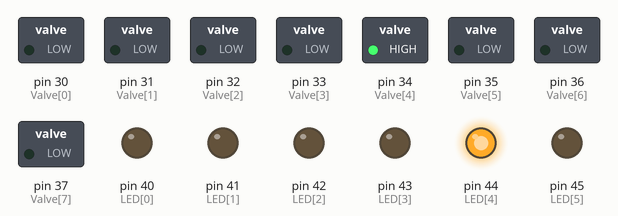
This sketch was run on a simulated Arduino Mega 2560, built with avr-gcc and run on an emulated ATmega2560. Shown: switched loads named in the sketch (green lamp = pin HIGH), output pins drawn as LEDs (lit = HIGH).

Above: at 0.1 s.
Timing chart, 0 to 1.6 s (numbered marks = the images above):
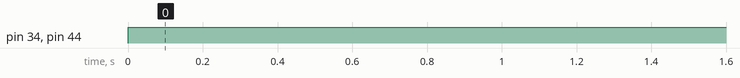

Measured:
- by itself, pin 34 (Valve[4]), pin 44 (LED[4]): LOW → HIGH at 0.00 s

The sketch:

OpenValves.ino
```cpp
int Valve[8] = {30,31,32,33,34,35,36,37};
int LED[8] = {40,41,42,43,44,45,46,47};
int N =4;//type 0-7 for individual port, type -1 for all.
void setup() {
  // put your setup code here, to run once:
  for(int i=0; i<=7; i++){
    pinMode(Valve[i], OUTPUT);
    pinMode(LED[i], OUTPUT);
  }
}

void loop() {
  // put your main code here, to run repeatedly:
  if (N == -1){
    for(int i=0; i<=7; i++){
      digitalWrite(LED[i],HIGH);
      digitalWrite(Valve[i], HIGH);

      }
  }
  else{
    digitalWrite(Valve[N],HIGH);
    digitalWrite(LED[N],HIGH);
  }
}
```
